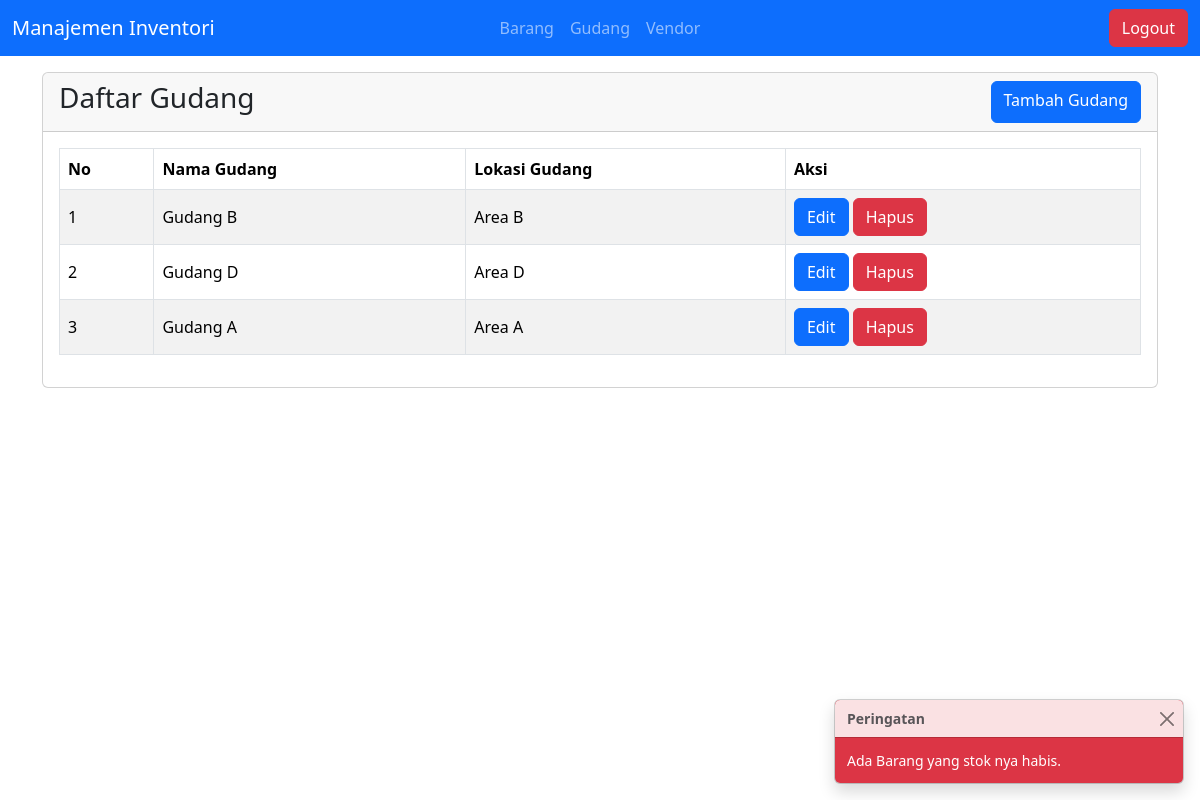
Page /views/gudang/kelola_gudang.php (signed in) on the committed database.
### tables this page shows
CREATE TABLE `gudang` (
  `id_gudang` int(11) NOT NULL,
  `nama_gudang` varchar(30) NOT NULL,
  `lokasi_gudang` varchar(30) NOT NULL,
  `created_at` timestamp NOT NULL DEFAULT current_timestamp(),
  `updated_at` timestamp NOT NULL DEFAULT current_timestamp() ON UPDATE current_timestamp()
);

### views/gudang/kelola_gudang.php (the view)
<?php require_once '../layout/header.php'; ?>
<?php
$stmt = $conn->prepare("SELECT * FROM gudang ORDER BY updated_at DESC");
if(!$stmt->execute()) {
    die("Gagal Mengambil Data");
}
$result = $stmt->get_result();
?>
<section class="mt-3" id="content">
    <div class="container">
        <div class="row">
            <div class="col">
                <div class="card">
                    <div class="card-header d-flex justify-content-between">
                        <h3>Daftar Gudang</h3>
                        <a href="tambah_gudang.php" class="btn btn-primary">Tambah Gudang</a>
                    </div>
                    <div class="card-body">
                        <div class="table-responsive">
                            <table class="table align-middle table-striped table-bordered table-hover">
                                <thead>
                                    <th>No</th>
                                    <th>Nama Gudang</th>
                                    <th>Lokasi Gudang</th>
                                    <th>Aksi</th>
                                </thead>
                                <tbody>
                                    <?php $i = 1;?>
                                    <?php while($row = $result->fetch_assoc()) : ?>
                                    <tr>
                                        <td><?= $i ?></td>
                                        <td><?= $row['nama_gudang'] ?></td>
                                        <td><?= $row['lokasi_gudang'] ?></td>
                                        <td>
                                            <a href="update_gudang.php?id_gudang=<?= $row['id_gudang'] ?>" class="btn btn-primary">Edit</a>
                                            <a href="../../system/crud/gudang.php?act=delete&id_gudang=<?= $row['id_gudang'] ?>" class="btn btn-danger" onclick="return confirm('Anda Yakin?');">Hapus</a>
                                        </td>
                                    </tr>
                                    <?php $i++;?>
                                    <?php endwhile; ?>
                                </tbody>
                            </table>
                        </div>
                    </div>
                </div>
            </div>
        </div>
    </div>
</section>
<?php require_once '../layout/footer.php'; ?>

### rows in the picture
gudang: nama_gudang "Gudang B", lokasi_gudang "Area B"
gudang: nama_gudang "Gudang D", lokasi_gudang "Area D"
gudang: nama_gudang "Gudang A", lokasi_gudang "Area A"
